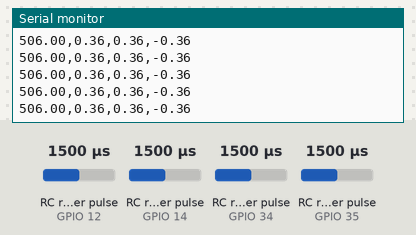
The sketch below on a simulated ESP32. On the bench: the last lines printed to the serial monitor. Wiring (inferred from the names in the program): 4 × RC receiver channel: data GPIO 12 / data GPIO 14 / data GPIO 34 / data GPIO 35. The inputs (shaded band) are chosen by the test bench; at power-on: RC receiver pulse (sensors on GPIO 12, GPIO 14, GPIO 34, GPIO 35) 1500 µs.

Above: at 1.2 s.
1.3 s: RC receiver pulse (sensor on GPIO 12) set to 1750 µs
At 1.9 s:
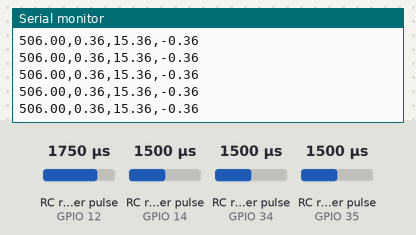
4.3 s: RC receiver pulse (sensor on GPIO 14) set to 1020 µs
At 4.9 s:
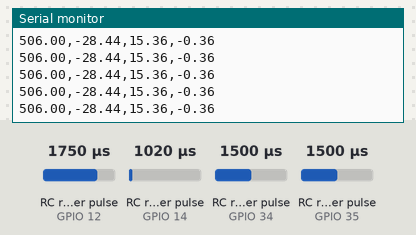
5.8 s: RC receiver pulse (sensor on GPIO 34) set to 1750 µs
At 6.9 s:
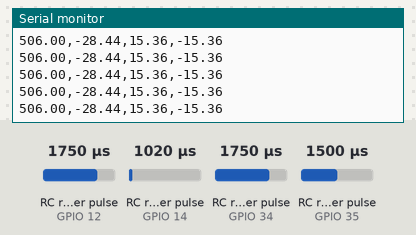
8.8 s: RC receiver pulse (sensor on GPIO 35) set to 1020 µs
At 9.3 s:
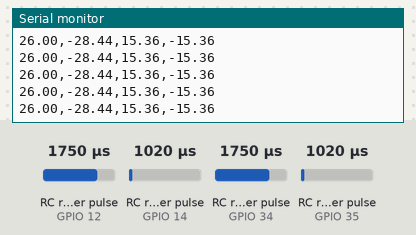
11.8 s: RC receiver pulse (sensor on GPIO 12) set to 1020 µs
At 12.7 s:
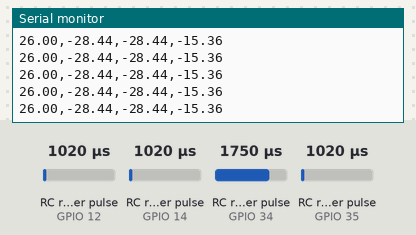
13.3 s: RC receiver pulse (sensor on GPIO 14) set to 1250 µs
At 13.8 s:
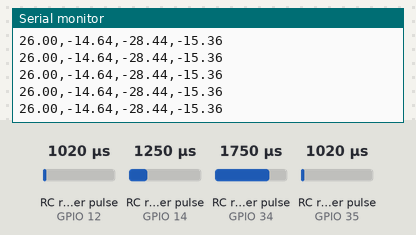
Timing chart, 0 to 15.8 s (numbered marks = the images above; inputs shaded):
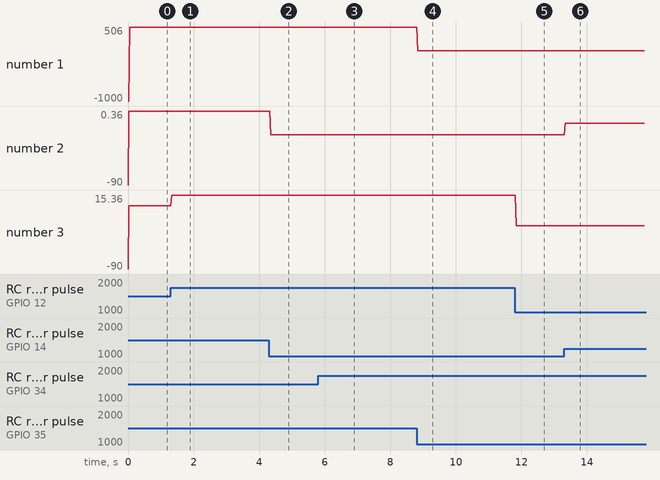

Measured:
- after the input at 1.3 s, the serial monitor: prints a new line at once (image 1)
- after the input at 4.3 s, the serial monitor: prints a new line after 0.05 s (image 2)
- after the input at 5.8 s, the serial monitor: prints a new line at once (image 3)
- after the input at 8.8 s, the serial monitor: prints a new line at once (image 4)
- after the input at 11.8 s, the serial monitor: prints a new line after 0.05 s (image 5)
- after the input at 13.3 s, the serial monitor: prints a new line at once (image 6)
- plotted number 1: 506 → 26 after the input at 8.8 s
- plotted number 2: 0.36 → -28.44 after the input at 4.3 s, -28.44 → -14.64 after the input at 13.3 s

The sketch:

lectura_mando.ino
```cpp
#define pin_canal1 12
#define pin_canal2 14
#define pin_canal3 35
#define pin_canal4 34

long loop_timer, tiempo_ejecucion;
float wPitch, wRoll, wYaw, pulsoPotencia;

// MANDO POTENCIA
const int PulsoMaxPotencia = 2000;
const int PulsoMinPotencia = 1000;
const float tMaxPotencia = 2;  // &lt; – Si teneis la entrada Throttle invertida sustituid este valor
const float tMinPotencia = 1;  // &lt; – por este y viceversa

const float tMax = 2;
const float tMin = 1;

// MANDO PITCH
const int wMaxPitch = -30; // &lt; – Si teneis la entrada Pitch invertida sustituid este valor
const int wMinPitch = 30;  // &lt; – por este y viceversa

// MANDO ROLL
const int wMaxRoll = 30;  // &lt; – Si teneis la entrada Roll invertida sustituid este valor
const int wMinRoll = -30; // &lt; – por este y viceversa

// MANDO YAW
const int wMaxYaw = 30;  // &lt; – Si teneis la entrada Yaw invertida sustituid este valor
const int wMinYaw = -30; // &lt; – por este y viceversa

uint32_t canal3,canal1,canal2,canal4 = 0;

volatile long contPotenciaInit; // LEER MANDO RC POTENCIA
volatile int PulsoPotencia;
void INTpotencia() {
  if (digitalRead(pin_canal3) == HIGH) contPotenciaInit = micros();
  if (digitalRead(pin_canal3) == LOW)PulsoPotencia = micros() - contPotenciaInit;
}

volatile long contPitchInit; // LEER MANDO RC PITCH
volatile int PulsoPitch;
void INTpitch() {
  if (digitalRead(pin_canal2) == HIGH) contPitchInit = micros();
  if (digitalRead(pin_canal2) == LOW) PulsoPitch = micros() - contPitchInit;
}

volatile long contRollInit; // LEER MANDO RC ROLL
volatile int PulsoRoll;
void INTroll() {
  if (digitalRead(pin_canal1) == HIGH) contRollInit = micros();
  if (digitalRead(pin_canal1) == LOW) PulsoRoll = micros() - contRollInit;
}


volatile long contYawInit; // LEER MANDO RC YAW
volatile int PulsoYaw;
void INTyaw() {
  if (digitalRead(pin_canal4) == HIGH) contYawInit = micros();
  if (digitalRead(pin_canal4) == LOW) PulsoYaw = micros() - contYawInit;
}

void setup() {
  // put your setup code here, to run once:

  Serial.begin(9600);

  pinMode(pin_canal3, INPUT_PULLUP);                  // POTENCIA
  attachInterrupt(pin_canal3, INTpotencia, CHANGE);
   pinMode(pin_canal4, INPUT_PULLUP);                  // YAW
  attachInterrupt(pin_canal4, INTyaw, CHANGE);
  pinMode(pin_canal2, INPUT_PULLUP);                 // PITCH
  attachInterrupt(pin_canal2, INTpitch, CHANGE);
  pinMode(pin_canal1, INPUT_PULLUP);                  // ROLL
  attachInterrupt(pin_canal1, INTroll, CHANGE);


}

void loop() {
  // put your main code here, to run repeatedly:

    // =============== Ecuaciones de procesamiento
  wPitch =   ((wMinPitch - wMaxPitch) / (tMax - tMin)) * ((PulsoPitch ) / 1000.00 - tMin) + wMaxPitch;
  wRoll =   ((wMaxRoll - wMinRoll) / (tMax - tMin)) * ((PulsoRoll) / 1000.00 - tMin) + wMinRoll;
  wYaw =  ((wMinYaw - wMaxYaw) / (tMax - tMin)) * ((PulsoYaw) / 1000.00 - tMin) + wMaxYaw;
  pulsoPotencia =  ((PulsoMaxPotencia - PulsoMinPotencia) / (tMinPotencia)) * ((PulsoPotencia) / 1000.00 - tMaxPotencia) + PulsoMinPotencia;
  // =============== Ecuaciones de procesamiento


  Serial.print(pulsoPotencia);
  Serial.print(",");
  Serial.print(wPitch);
  Serial.print(",");
  Serial.print(wRoll);
  Serial.print(",");
  Serial.println(wYaw);


}


void MandarDatosSimulink()
{
  byte paquete[6];
  paquete[0] = 'T';
  paquete[1] = pulsoPotencia;
  paquete[2] = wPitch;
  paquete[3] = wRoll;
  paquete[4] = wYaw;
  paquete[5] = '\n';

  Serial.write(paquete,6);

}
```
